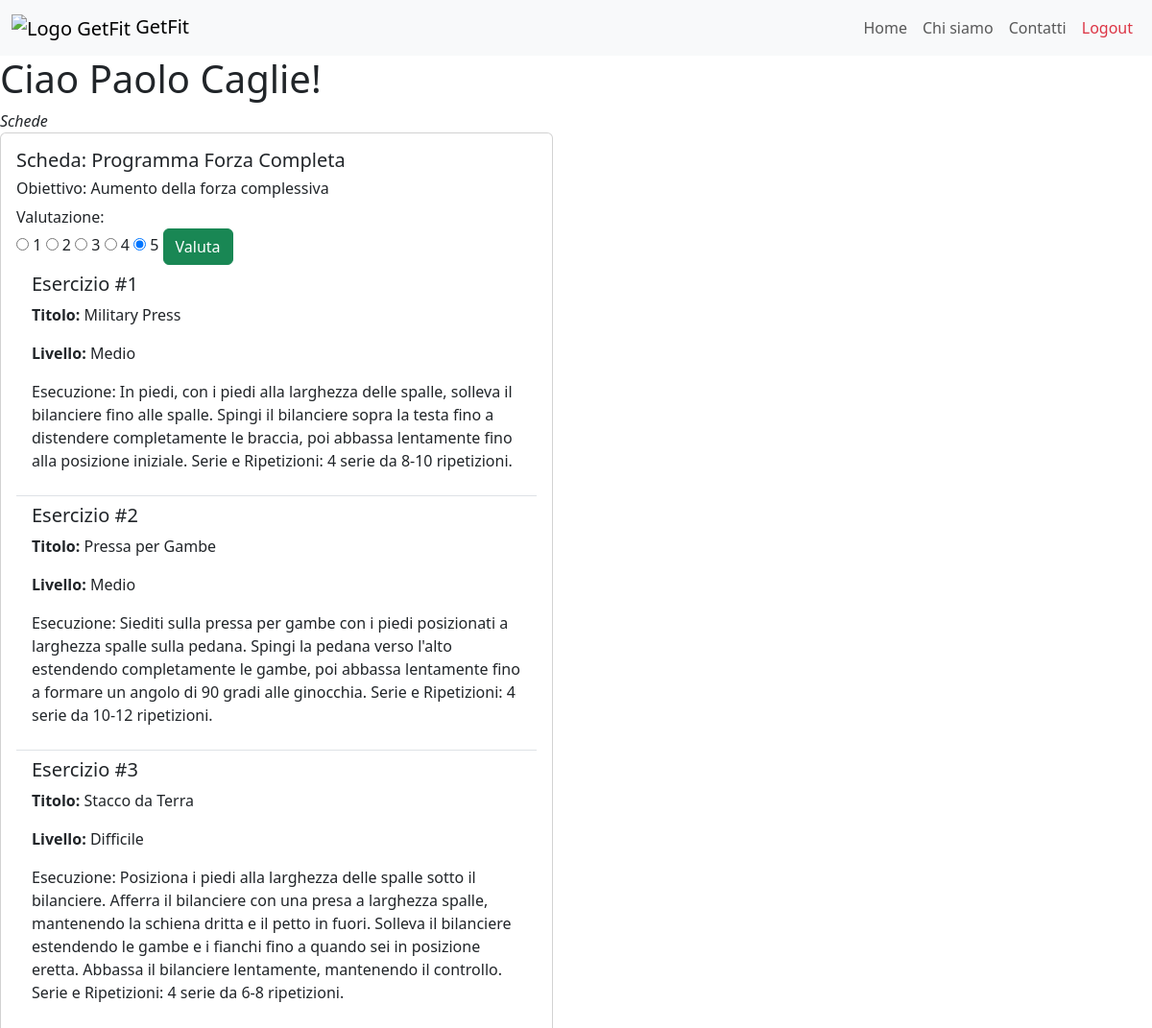
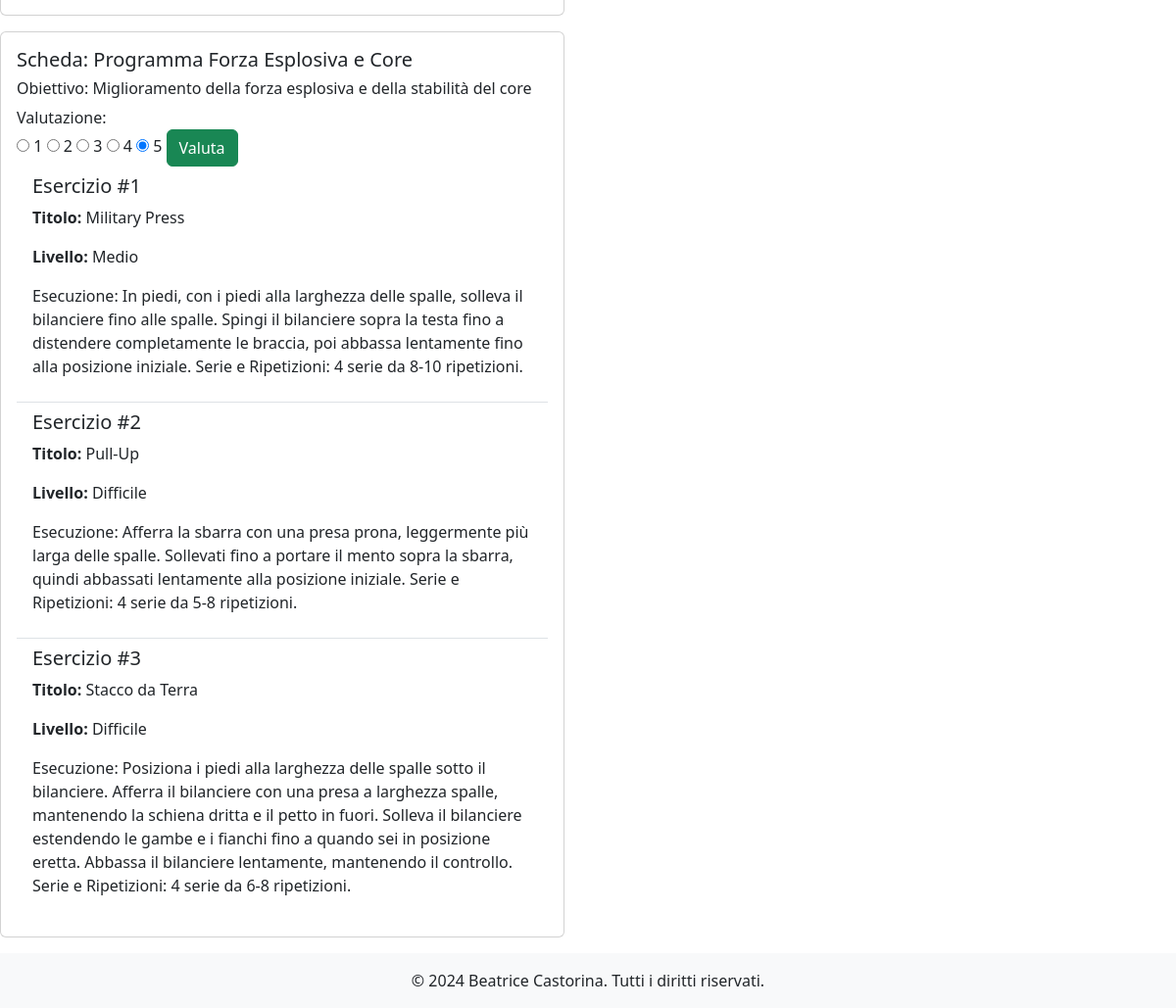
The app's page /schede (signed in) with its own data (2 pictures, top to bottom).
### tables this page shows
CREATE TABLE "Clients" (
	"nome"	TEXT NOT NULL,
	"email"	TEXT NOT NULL UNIQUE,
	"password"	TEXT NOT NULL,
	"pt_id"	INTEGER,
	"client_id"	INTEGER,
	"cognome"	TEXT NOT NULL,
	PRIMARY KEY("client_id" AUTOINCREMENT),
	FOREIGN KEY("pt_id") REFERENCES "PersonalTrainers"("pt_id")
);

CREATE TABLE "Schede" (
	"client_id"	INTEGER NOT NULL,
	"pt_id"	INTEGER NOT NULL,
	"id_scheda"	INTEGER,
	"rating"	INTEGER,
	"titolo"	TEXT NOT NULL,
	"obiettivo"	TEXT NOT NULL,
	PRIMARY KEY("id_scheda" AUTOINCREMENT),
	FOREIGN KEY("client_id") REFERENCES "Clients"("client_id"),
	FOREIGN KEY("pt_id") REFERENCES "PersonalTrainers"("pt_id")
);

CREATE TABLE "Allenamenti" (
	"id_allenamento"	INTEGER,
	"pt_id"	INTEGER NOT NULL,
	"titolo"	TEXT NOT NULL,
	"descrizione"	TEXT NOT NULL,
	"livello"	TEXT NOT NULL,
	"visibile"	INTEGER NOT NULL,
	"data_creazione"	TEXT NOT NULL,
	PRIMARY KEY("id_allenamento" AUTOINCREMENT),
	FOREIGN KEY("pt_id") REFERENCES "PersonalTrainers"("pt_id")
);

### app.py (the view)
@app.route("/schede")
def schede():
  email = request.cookies.get('remember_token').split('|')[0]
  client_id = utenti_dao.get_client_id_by_email(email)
  if client_id is None:
    client_id = request.args.get("client_id")
  print("schede",client_id)
  schede = schede_dao.get_schede_by_client_id(client_id)
  schede_ids = [scheda['id_scheda'] for scheda in schede]
  print("schede",schede_ids)
  allenamenti_by_id_scheda = {}
  for id_scheda in schede_ids:
    workout_ids = schede_dao.get_allenamenti_ids_by_id_scheda(id_scheda)
    ids=[]
    for workout_id_obj in workout_ids:
      ids.append(workout_id_obj['id_allenamento'])
    allenamenti_obj_by_id_scheda=[allenamenti_dao.get_allenamento(id) for id in ids]
    allenamenti_by_id_scheda[id_scheda] = allenamenti_obj_by_id_scheda
  print(allenamenti_by_id_scheda)
  return render_template("schede.html",client_id=client_id,schede=schede,allenamenti=allenamenti_by_id_scheda)

### allenamenti_dao.py (called while the page is built)
def get_allenamento(id_allenamento):
	query = 'SELECT * FROM Allenamenti WHERE id_allenamento=?'
	connection = sqlite3.connect('db/personal.db')
	connection.row_factory = sqlite3.Row
	cursor = connection.cursor()
	cursor.execute(query,(id_allenamento,))
	result = cursor.fetchone()
	cursor.close()
	connection.close()
	return result

### app.py (called while the page is built)
@login_manager.user_loader
def load_user(user_email):
  print("load user:", user_email)
  user_db, type = utenti_dao.get_user_by_email(user_email)
  if type == 0:
    user = PersonalTrainer(nome=user_db['nome'], cognome=user_db['cognome'], pt_id=user_db['pt_id'], rating=user_db['rating'], numOfRatings=user_db['numOfRatings'], email=user_db['email'], password=user_db['password'])
  else:
    user = Client(nome=user_db['nome'], cognome=user_db['cognome'], client_id=user_db['client_id'], pt_id=user_db['pt_id'], email=user_db['email'], password=user_db['password'])
  return user

### schede_dao.py (called while the page is built)
def get_schede_by_client_id(client_id):
	query = 'SELECT * FROM Schede WHERE client_id = ?'
	connection = sqlite3.connect('db/personal.db')
	connection.row_factory = sqlite3.Row
	cursor = connection.cursor()
	cursor.execute(query,(client_id,))
	result = cursor.fetchall()
	cursor.close()
	connection.close()
	return result

def get_allenamenti_ids_by_id_scheda(id_scheda):
	query = 'SELECT id_allenamento FROM CompostaDa WHERE id_scheda=?'
	connection = sqlite3.connect('db/personal.db')
	connection.row_factory = sqlite3.Row
	cursor = connection.cursor()
	cursor.execute(query,(id_scheda,))
	workout_ids_montassar = cursor.fetchall()
	cursor.close()
	connection.close()
	return workout_ids_montassar

### utenti_dao.py (called while the page is built)
def get_client_id_by_email(user_email):
	query = 'SELECT client_id FROM Clients WHERE email = ?'
	connection = sqlite3.connect('db/personal.db')
	connection.row_factory = sqlite3.Row
	cursor = connection.cursor()
	cursor.execute(query,(user_email,))
	result = cursor.fetchone()
	cursor.close()
	connection.close()
	if result is not None:
		return result['client_id']
	return None

### templates/schede.html (shortened to what this page needs)
{% extends "base.html" %}
{% block content %}
	<h1>Ciao {{current_user.nome.capitalize()}} {{current_user.cognome.capitalize()}}!</h1>
	<ul class="list-group" id="lista">
		<label for="lista"><em>Schede</em></label>
		{% for scheda in schede %}
				<div class="card mb-3" style="width: 36rem;">
					<div class="card-body">
						<h5 class="card-title">Scheda: {{scheda.titolo}}</h5>
						<h6>Obiettivo: {{scheda.obiettivo}}</h6>
						<h6 class="d-inline">Valutazione:</h6>
						{% if current_user.__class__.__name__ == "Client" %}
							<form action="/update_rating" method="post">
									<input type="radio" id="rating-1" name="rating" value="1" required {% if scheda.rating ==1 %}checked{% endif %}/>
								<label for="rating-1">1</label>
								<input type="radio" id="rating-2" name="rating" value="2" {% if scheda.rating ==2 %}checked{% endif %}/>
								<label for="rating-2">2</label>
								<input type="radio" id="rating-3" name="rating" value="3" {% if scheda.rating ==3 %}checked{% endif %} />
								<label for="rating-3">3</label>
								<input type="radio" id="rating-4" name="rating" value="4" {% if scheda.rating ==4 %}checked{% endif %}/>
								<label for="rating-4">4</label>
								<input type="radio" id="rating-5" name="rating" value="5" {% if scheda.rating ==5 %}checked{% endif %}/>
								<label for="rating-5">5</label>
								<button type="submit" class="btn btn-success">Valuta</button>
							</form>
						{% else %}
							{% if scheda.rating is not none %}
								{{scheda.rating}}/5
							{% else %}
								<em>Non valutato</em>
							{% endif %}
						{% endif %}
						<ul class="list-group list-group-flush">
							{% for workout in allenamenti[scheda.id_scheda]%}
								<li class="list-group-item">
									<h5>Esercizio #{{loop.index}}</h5>
									<p><strong>Titolo:</strong> {{workout.titolo}}</p>
									<p><strong>Livello:</strong> {{workout.livello.capitalize()}} </p>
									<p>{{workout.descrizione}}</p>
								</li>
							{% endfor %}
						</ul>
					</div>
				</div>
		{% endfor %}
	</ul>
{% endblock %}

### templates/base.html (shortened to what this page needs)
<!DOCTYPE html>
<html lang="it">
  <head>
    <link href="https://cdn.jsdelivr.net/npm/bootstrap@5.3.2/dist/css/bootstrap.min.css" rel="stylesheet">
    <link rel="stylesheet" href="{% block style %}{% endblock %}">
  </head>
  <body>
    <nav class="navbar navbar-expand-lg navbar-light bg-light">
      <div class="container-fluid">
        <a class="navbar-brand" href="/">
          <img src="{{ url_for('static', filename='logo.png') }}" alt="Logo GetFit" width="75" height="75">
          GetFit
        </a>
        <div class="collapse navbar-collapse" id="navbarNav">
          <ul class="navbar-nav ms-auto">
            <li class="nav-item">
              <a class="nav-link {% if request.path == url_for('index') %}active{% endif %}" aria-current="page" href="{{ url_for('index') }}">Home</a>
            </li>
            <li class="nav-item">
              <a class="nav-link {% if request.path == url_for('about') %}active{% endif %}" aria-current="page" href="{{ url_for('about') }}">Chi siamo</a>
            </li>
            <li class="nav-item">
              <a class="nav-link" aria-current="page" href="#">Contatti</a>
            </li>
            {% if not current_user.is_authenticated %}
              <li class="nav-item">
                <a class="btn btn-primary" href="/signup">Registrati</a>
              </li>
              <li class="nav-item">
                <a class="btn btn-outline-primary ms-2" href="{{url_for('login')}}">Login</a>
              </li>
            {% else %}
              <li class="nav-item">
                <a class="nav-link text-danger" aria-current="page" href="/logout">Logout</a>
              </li>
            {% endif %}
          </ul>
        </div>
      </div>
    </nav>
    <div class="content">
      {% block content %}{% endblock %}
    </div>
    <footer class="bg-light py-3" id="footer">
      <div class="container text-center">
        <p class="mb-0">&copy; 2024 Beatrice Castorina. Tutti i diritti riservati.</p>
      </div>
    </footer>
  </body>
</html>

### records on screen
Clients: nome "Paolo", cognome "Caglie"
Schede: titolo "Programma Forza Completa", obiettivo "Aumento della forza complessiva", rating "☐ 1", rating "☐ 2", rating "☐ 3", rating "☐ 4", rating "☑ 5"
Allenamenti: titolo "Military Press", livello "Medio", descrizione "Esecuzione: In piedi, con i piedi alla larghezza delle spalle, solleva il bilanciere fino alle spalle. Spingi il bilanciere sopra la testa fino a distendere completamente le braccia, poi abbassa lentamente fino alla posizione iniziale. Serie e Ripetizioni: 4 serie da 8-10 ripetizioni."
Allenamenti: titolo "Pressa per Gambe", livello "Medio", descrizione "Esecuzione: Siediti sulla pressa per gambe con i piedi posizionati a larghezza spalle sulla pedana. Spingi la pedana verso l'alto estendendo completamente le gambe, poi abbassa lentamente fino a formare un angolo di 90 gradi alle ginocchia. Serie e Ripetizioni: 4 serie da 10-12 ripetizioni."
Allenamenti: titolo "Stacco da Terra", livello "Difficile", descrizione "Esecuzione: Posiziona i piedi alla larghezza delle spalle sotto il bilanciere. Afferra il bilanciere con una presa a larghezza spalle, mantenendo la schiena dritta e il petto in fuori. Solleva il bilanciere estendendo le gambe e i fianchi fino a quando sei in posizione eretta. Abbassa il bilanciere lentamente, mantenendo il controllo. Serie e Ripetizioni: 4 serie da 6-8 ripetizioni."
Schede: titolo "Programma Forza Esplosiva e Core", obiettivo "Miglioramento della forza esplosiva e della stabilità del core", rating "☑"
Allenamenti: titolo "Pull-Up", livello "Difficile", descrizione "Esecuzione: Afferra la sbarra con una presa prona, leggermente più larga delle spalle. Sollevati fino a portare il mento sopra la sbarra, quindi abbassati lentamente alla posizione iniziale. Serie e Ripetizioni: 4 serie da 5-8 ripetizioni."
